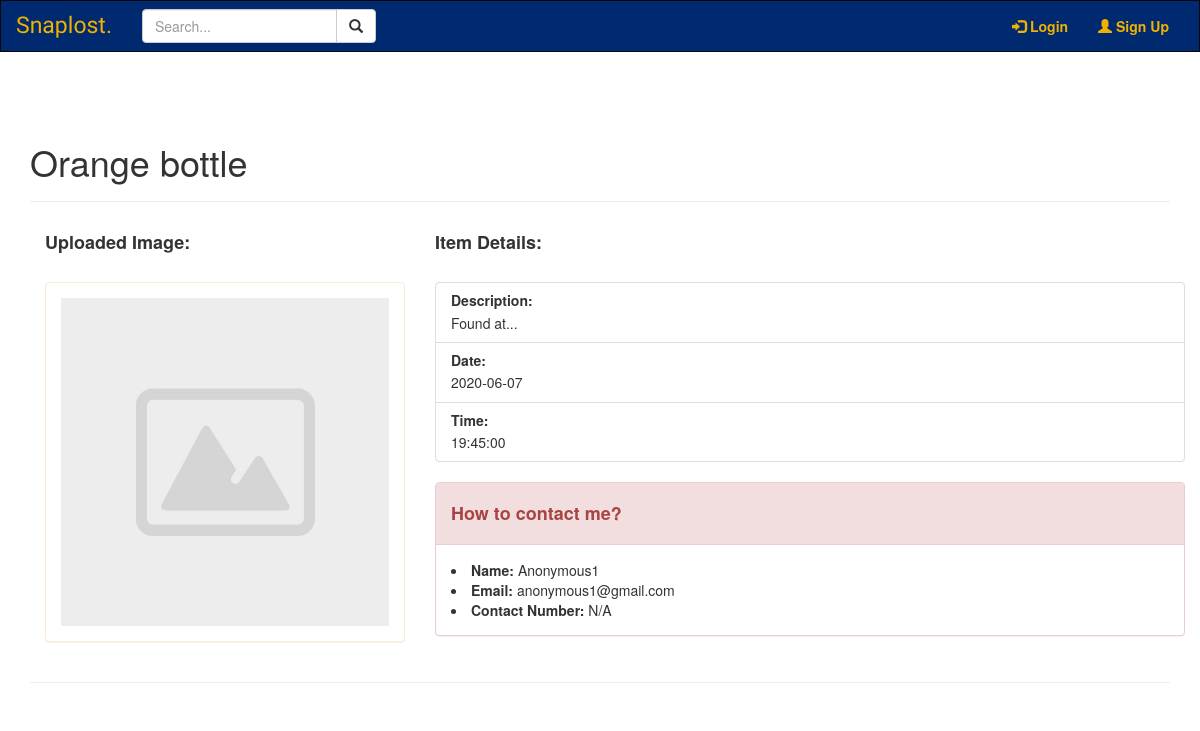
Page /2 on the earlier database version.
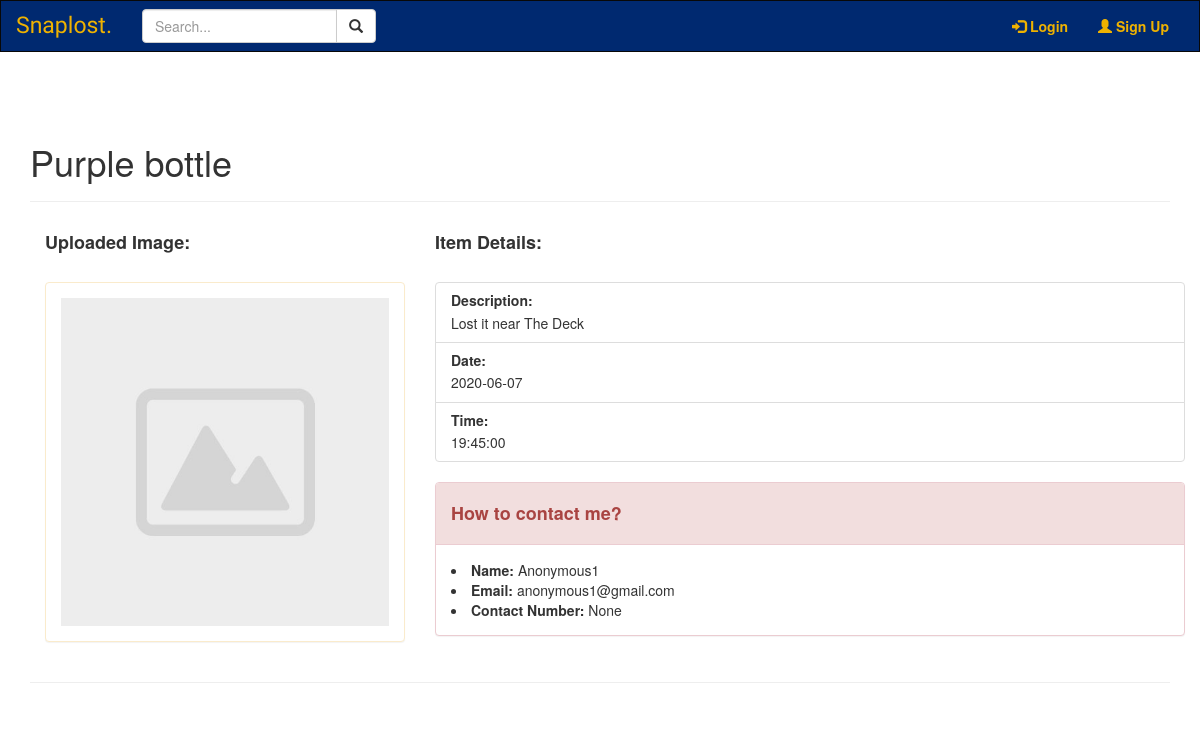
Same page on the later database version.
### models.py (models this page shows, shortened)
class SearchableMixin(object):
	@classmethod
	def reindex(cls):
		for obj in cls.query:
			add_to_index(cls.__tablename__, obj)

class Item(SearchableMixin, db.Model):
	__tablename__ = "item"
	__table_args__ = {'extend_existing': True}
	__searchable__ = ['item', 'description']
	id = db.Column(db.Integer, primary_key=True)
	category = db.Column(db.String(100), nullable=False)
	item = db.Column(db.String(100), nullable=False)
	description = db.Column(db.String(1000), nullable=False)
	occurdate = db.Column(db.Date)
	time = db.Column(db.Time)
	number = db.Column(db.String(100))
	photo = db.Column(db.String(100))
	user_id = db.Column(db.Integer, db.ForeignKey('user.id'))

### item.py (the view)
@item.route('/<int:listing_id>')
def listing(listing_id):
    listing = Item.query.filter_by(id=listing_id).first()
    return render_template('listing.html', listing=listing)

### forms.py
class SearchForm(FlaskForm):
    q = StringField('Search...', validators=[DataRequired()])
    def __init__(self, *args, **kwargs):
        if 'formdata' not in kwargs:
            kwargs['formdata'] = request.args
        if 'csrf_enabled' not in kwargs:
            kwargs['csrf_enabled'] = False
        super(SearchForm, self).__init__(*args, **kwargs)

### main.py (called while the page is built)
@main.before_app_request
def before_request():
	g.search_form = SearchForm()
	Item.reindex()

### search.py (called while the page is built)
def add_to_index(index, model):
	if not current_app.elasticsearch:
		return
	payload = {}
	for field in model.__searchable__:
		payload[field] = getattr(model, field) #equivalent to model.field
	current_app.elasticsearch.index(index=index, id=model.id, body=payload)

### templates/listing.html (shortened to what this page needs)
{% extends 'base.html' %}
{% block content %}
<div class='page-header'>
    <h1> {% block title %} {{ listing.item }} {% endblock %} </h1>
</div>
<div class='container'>
    <div class='row'>
        <div class='col-sm-4'>
            <h4><b> Uploaded Image: </b></h4>
            <br>
            <div class="panel panel-warning">
                <div class='panel-body'>
                    {% if listing.photo %}
                    <img src="{{ url_for('static', filename=listing.photo) }}" class='img-responsive' style="width:100% height:100%">
                    {% else %}
                    <img src="{{ url_for('static', filename='default.jpg') }}"  class="img-responsive" style="width:100%" alt="Image">
                    {% endif %}
                </div>
            </div>
        </div>
        <div class='col-sm-8'>
            <div class='row'>
                <div class='col-sm-12'>
                    <h4> <b> Item Details: </b> </h4>
                    <br>
                    <div class="list-group">
                        <div class="list-group-item">
                            <h5 class="list-group-item-heading"> <b> Description: </b> </h5>
                            <p class="list-group-item-text">{{ listing.description }}</p>
                        </div>
                        <div class="list-group-item">
                            <h5 class="list-group-item-heading"><b> Date: </b> </h5>
                            <p class="list-group-item-text"> {{ listing.occurdate }}</p>
                        </div>
                        <div class="list-group-item">
                            <h5 class="list-group-item-heading"><b> Time: </b> </h5>
                            <p class="list-group-item-text">{{ listing.time }}</p>
                        </div>
                    </div>
                </div>
            </div>
            <div class='row'>
                <div class='col-sm-12'>
                    <div class="panel panel-danger">
                        <div class="panel-heading"><h4><b> How to contact me? </b></h4></div>
                        <div class="panel-body">
                            <li> <b> Name: </b> {{ listing.lister.name }} </li>
                            <li> <b> Email: </b> {{ listing.lister.email }} </li>
                            <li> <b> Contact Number: </b>
                                {% if listing.number %}
                                    {{ listing.number }}
                                {% else %}
                                    N/A
                                {% endif %}
                            </li>
                        </div>
                    </div>
                </div>
            </div>
            <div class='row'>
                <div class='col-sm-11'>
                </div>
                <div class='col-sm-1'>
                </div>
            </div>
        </div>
    </div>
</div>
<hr>
{% endblock %}

Differences in the rows shown:
changed Item: item "Orange bottle" → "Purple bottle"; description "Found at..." → "Lost it near The Deck"; number (not shown) → "None"
Other differences:
text no longer shown: "N/A"
